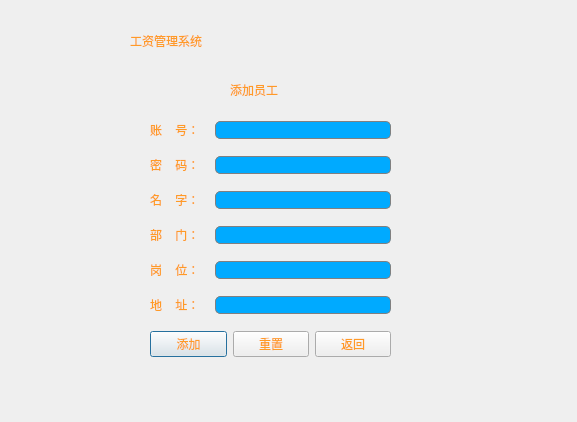
<?xml version="1.0" encoding="UTF-8"?>
<ui version="4.0">
 <class>AddWorker</class>
 <widget class="QDialog" name="AddWorker">
  <property name="geometry">
   <rect>
    <x>0</x>
    <y>0</y>
    <width>577</width>
    <height>422</height>
   </rect>
  </property>
  <property name="minimumSize">
   <size>
    <width>577</width>
    <height>422</height>
   </size>
  </property>
  <property name="maximumSize">
   <size>
    <width>577</width>
    <height>422</height>
   </size>
  </property>
  <property name="windowTitle">
   <string>Dialog</string>
  </property>
  <property name="styleSheet">
   <string notr="true">color: rgb(255, 154, 38);
background-image: url(:/resource/photo/Resource/2.jpg);</string>
  </property>
  <widget class="QLabel" name="label">
   <property name="geometry">
    <rect>
     <x>130</x>
     <y>20</y>
     <width>341</width>
     <height>41</height>
    </rect>
   </property>
   <property name="styleSheet">
    <string notr="true">font: 35pt &quot;新宋体&quot;;
</string>
   </property>
   <property name="text">
    <string>工资管理系统</string>
   </property>
  </widget>
  <widget class="QLabel" name="label_9">
   <property name="geometry">
    <rect>
     <x>230</x>
     <y>80</y>
     <width>81</width>
     <height>19</height>
    </rect>
   </property>
   <property name="layoutDirection">
    <enum>Qt::LeftToRight</enum>
   </property>
   <property name="styleSheet">
    <string notr="true">font: 14pt &quot;楷体&quot;;</string>
   </property>
   <property name="text">
    <string>添加员工</string>
   </property>
  </widget>
  <widget class="QWidget" name="layoutWidget">
   <property name="geometry">
    <rect>
     <x>150</x>
     <y>110</y>
     <width>241</width>
     <height>261</height>
    </rect>
   </property>
   <layout class="QVBoxLayout" name="verticalLayout">
    <item>
     <layout class="QHBoxLayout" name="horizontalLayout">
      <property name="spacing">
       <number>15</number>
      </property>
      <item>
       <widget class="QLabel" name="label_2">
        <property name="styleSheet">
         <string notr="true">font: 12pt &quot;仿宋&quot;;</string>
        </property>
        <property name="text">
         <string>账    号：</string>
        </property>
       </widget>
      </item>
      <item>
       <widget class="QLineEdit" name="lineEdit_accout">
        <property name="styleSheet">
         <string notr="true">border: 1px solid gray;border-radius:5px; 
padding: 0px 10px 0px 10px;
font: 75 12pt &quot;仿宋&quot;;
background:rgb(0, 170, 255);
selection-background-color: darkgray;
</string>
        </property>
       </widget>
      </item>
     </layout>
    </item>
    <item>
     <layout class="QHBoxLayout" name="horizontalLayout_2">
      <property name="spacing">
       <number>15</number>
      </property>
      <item>
       <widget class="QLabel" name="label_3">
        <property name="styleSheet">
         <string notr="true">font: 12pt &quot;仿宋&quot;;</string>
        </property>
        <property name="text">
         <string>密    码：</string>
        </property>
       </widget>
      </item>
      <item>
       <widget class="QLineEdit" name="lineEdit_Passwword">
        <property name="styleSheet">
         <string notr="true">border: 1px solid gray;border-radius:5px; 
padding: 0px 10px 0px 10px;
font: 12pt &quot;仿宋&quot;;
background:rgb(0, 170, 255);
selection-background-color: darkgray;
</string>
        </property>
        <property name="echoMode">
         <enum>QLineEdit::Normal</enum>
        </property>
       </widget>
      </item>
     </layout>
    </item>
    <item>
     <layout class="QHBoxLayout" name="horizontalLayout_4">
      <property name="spacing">
       <number>15</number>
      </property>
      <item>
       <widget class="QLabel" name="label_8">
        <property name="styleSheet">
         <string notr="true">font: 12pt &quot;仿宋&quot;;</string>
        </property>
        <property name="text">
         <string>名    字：</string>
        </property>
       </widget>
      </item>
      <item>
       <widget class="QLineEdit" name="lineEdit_name">
        <property name="styleSheet">
         <string notr="true">border: 1px solid gray;border-radius:5px; 
padding: 0px 10px 0px 10px;
font: 12pt &quot;仿宋&quot;;
background:rgb(0, 170, 255);
selection-background-color: darkgray;
</string>
        </property>
       </widget>
      </item>
     </layout>
    </item>
    <item>
     <layout class="QHBoxLayout" name="horizontalLayout_5">
      <property name="spacing">
       <number>15</number>
      </property>
      <item>
       <widget class="QLabel" name="label_5">
        <property name="styleSheet">
         <string notr="true">font: 12pt &quot;仿宋&quot;;</string>
        </property>
        <property name="text">
         <string>部    门：</string>
        </property>
       </widget>
      </item>
      <item>
       <widget class="QLineEdit" name="lineEdit_departmen">
        <property name="styleSheet">
         <string notr="true">border: 1px solid gray;border-radius:5px; 
padding: 0px 10px 0px 10px;
font: 12pt &quot;仿宋&quot;;
background:rgb(0, 170, 255);
selection-background-color: darkgray;
</string>
        </property>
       </widget>
      </item>
     </layout>
    </item>
    <item>
     <layout class="QHBoxLayout" name="horizontalLayout_7">
      <property name="spacing">
       <number>15</number>
      </property>
      <item>
       <widget class="QLabel" name="label_6">
        <property name="styleSheet">
         <string notr="true">font: 12pt &quot;仿宋&quot;;</string>
        </property>
        <property name="text">
         <string>岗    位：</string>
        </property>
       </widget>
      </item>
      <item>
       <widget class="QLineEdit" name="lineEdit_position">
        <property name="styleSheet">
         <string notr="true">border: 1px solid gray;border-radius:5px; 
padding: 0px 10px 0px 10px;
font: 12pt &quot;仿宋&quot;;
background:rgb(0, 170, 255);
selection-background-color: darkgray;
</string>
        </property>
       </widget>
      </item>
     </layout>
    </item>
    <item>
     <layout class="QHBoxLayout" name="horizontalLayout_6">
      <property name="spacing">
       <number>15</number>
      </property>
      <item>
       <widget class="QLabel" name="label_7">
        <property name="styleSheet">
         <string notr="true">font: 12pt &quot;仿宋&quot;;</string>
        </property>
        <property name="text">
         <string>地    址：</string>
        </property>
       </widget>
      </item>
      <item>
       <widget class="QLineEdit" name="lineEdit_address">
        <property name="styleSheet">
         <string notr="true">border: 1px solid gray;border-radius:5px; 
padding: 0px 10px 0px 10px;
font: 12pt &quot;仿宋&quot;;
background:rgb(0, 170, 255);
selection-background-color: darkgray;
</string>
        </property>
       </widget>
      </item>
     </layout>
    </item>
    <item>
     <layout class="QHBoxLayout" name="horizontalLayout_9">
      <item>
       <widget class="QPushButton" name="pushButton_add">
        <property name="styleSheet">
         <string notr="true">font: 12pt &quot;仿宋&quot;;</string>
        </property>
        <property name="text">
         <string>添加</string>
        </property>
       </widget>
      </item>
      <item>
       <widget class="QPushButton" name="pushButton_reset">
        <property name="styleSheet">
         <string notr="true">font: 12pt &quot;仿宋&quot;;</string>
        </property>
        <property name="text">
         <string>重置</string>
        </property>
       </widget>
      </item>
      <item>
       <widget class="QPushButton" name="pushButton_back">
        <property name="styleSheet">
         <string notr="true">font: 12pt &quot;仿宋&quot;;</string>
        </property>
        <property name="text">
         <string>返回</string>
        </property>
       </widget>
      </item>
     </layout>
    </item>
   </layout>
  </widget>
 </widget>
 <resources/>
 <connections>
  <connection>
   <sender>pushButton_reset</sender>
   <signal>clicked()</signal>
   <receiver>lineEdit_address</receiver>
   <slot>clear()</slot>
   <hints>
    <hint type="sourcelabel">
     <x>204</x>
     <y>333</y>
    </hint>
    <hint type="destinationlabel">
     <x>203</x>
     <y>315</y>
    </hint>
   </hints>
  </connection>
  <connection>
   <sender>pushButton_reset</sender>
   <signal>clicked()</signal>
   <receiver>lineEdit_position</receiver>
   <slot>clear()</slot>
   <hints>
    <hint type="sourcelabel">
     <x>174</x>
     <y>349</y>
    </hint>
    <hint type="destinationlabel">
     <x>183</x>
     <y>276</y>
    </hint>
   </hints>
  </connection>
  <connection>
   <sender>pushButton_reset</sender>
   <signal>clicked()</signal>
   <receiver>lineEdit_departmen</receiver>
   <slot>clear()</slot>
   <hints>
    <hint type="sourcelabel">
     <x>162</x>
     <y>340</y>
    </hint>
    <hint type="destinationlabel">
     <x>179</x>
     <y>231</y>
    </hint>
   </hints>
  </connection>
  <connection>
   <sender>pushButton_reset</sender>
   <signal>clicked()</signal>
   <receiver>lineEdit_name</receiver>
   <slot>clear()</slot>
   <hints>
    <hint type="sourcelabel">
     <x>163</x>
     <y>348</y>
    </hint>
    <hint type="destinationlabel">
     <x>181</x>
     <y>188</y>
    </hint>
   </hints>
  </connection>
  <connection>
   <sender>pushButton_reset</sender>
   <signal>clicked()</signal>
   <receiver>lineEdit_Passwword</receiver>
   <slot>clear()</slot>
   <hints>
    <hint type="sourcelabel">
     <x>215</x>
     <y>337</y>
    </hint>
    <hint type="destinationlabel">
     <x>193</x>
     <y>160</y>
    </hint>
   </hints>
  </connection>
  <connection>
   <sender>pushButton_reset</sender>
   <signal>clicked()</signal>
   <receiver>lineEdit_accout</receiver>
   <slot>clear()</slot>
   <hints>
    <hint type="sourcelabel">
     <x>218</x>
     <y>345</y>
    </hint>
    <hint type="destinationlabel">
     <x>179</x>
     <y>115</y>
    </hint>
   </hints>
  </connection>
  <connection>
   <sender>pushButton_back</sender>
   <signal>clicked()</signal>
   <receiver>lineEdit_address</receiver>
   <slot>clear()</slot>
   <hints>
    <hint type="sourcelabel">
     <x>256</x>
     <y>340</y>
    </hint>
    <hint type="destinationlabel">
     <x>247</x>
     <y>298</y>
    </hint>
   </hints>
  </connection>
  <connection>
   <sender>pushButton_back</sender>
   <signal>clicked()</signal>
   <receiver>lineEdit_position</receiver>
   <slot>clear()</slot>
   <hints>
    <hint type="sourcelabel">
     <x>263</x>
     <y>333</y>
    </hint>
    <hint type="destinationlabel">
     <x>256</x>
     <y>265</y>
    </hint>
   </hints>
  </connection>
  <connection>
   <sender>pushButton_back</sender>
   <signal>clicked()</signal>
   <receiver>lineEdit_departmen</receiver>
   <slot>clear()</slot>
   <hints>
    <hint type="sourcelabel">
     <x>285</x>
     <y>342</y>
    </hint>
    <hint type="destinationlabel">
     <x>249</x>
     <y>229</y>
    </hint>
   </hints>
  </connection>
  <connection>
   <sender>pushButton_back</sender>
   <signal>clicked()</signal>
   <receiver>lineEdit_name</receiver>
   <slot>clear()</slot>
   <hints>
    <hint type="sourcelabel">
     <x>293</x>
     <y>344</y>
    </hint>
    <hint type="destinationlabel">
     <x>255</x>
     <y>184</y>
    </hint>
   </hints>
  </connection>
  <connection>
   <sender>pushButton_back</sender>
   <signal>clicked()</signal>
   <receiver>lineEdit_Passwword</receiver>
   <slot>clear()</slot>
   <hints>
    <hint type="sourcelabel">
     <x>283</x>
     <y>337</y>
    </hint>
    <hint type="destinationlabel">
     <x>255</x>
     <y>146</y>
    </hint>
   </hints>
  </connection>
  <connection>
   <sender>pushButton_back</sender>
   <signal>clicked()</signal>
   <receiver>lineEdit_accout</receiver>
   <slot>clear()</slot>
   <hints>
    <hint type="sourcelabel">
     <x>296</x>
     <y>346</y>
    </hint>
    <hint type="destinationlabel">
     <x>265</x>
     <y>124</y>
    </hint>
   </hints>
  </connection>
 </connections>
</ui>
